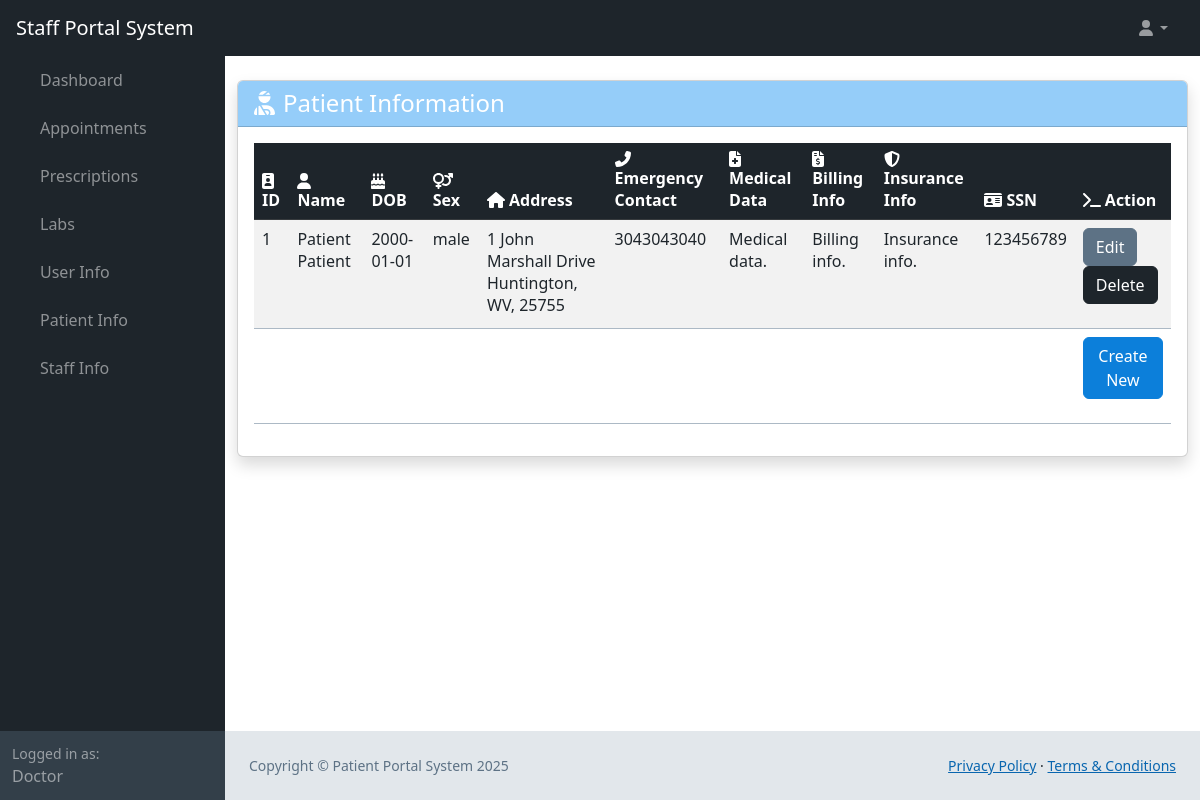
Screenshot of /web_root/patient-info.php (signed in) with the database file from the repository.
### tables this page shows
CREATE TABLE `user` (
  `user_id` bigint(20) NOT NULL AUTO_INCREMENT,
  `first_name` varchar(25) NOT NULL,
  `last_name` varchar(50) NOT NULL,
  `phone_number` bigint(20) NOT NULL,
  `email` varchar(50) NOT NULL,
  `username` varchar(25) NOT NULL,
  `password_hash` varchar(60) NOT NULL,
  `bio` mediumtext DEFAULT NULL,
  `profile_pic` longblob DEFAULT NULL,
  PRIMARY KEY (`user_id`)
);

CREATE TABLE `patient` (
  `patient_id` int(11) NOT NULL AUTO_INCREMENT,
  `date_of_birth` date ,
  `sex` varchar(45) DEFAULT NULL,
  `address` tinytext,
  `emergency_contact` varchar(45) DEFAULT NULL,
  `medical_data` varchar(45) DEFAULT NULL,
  `billing_info` varchar(45) DEFAULT NULL,
  `insurance_info` varchar(45) DEFAULT NULL,
  `ssn` int(11),
  `user_id` bigint(20) NOT NULL UNIQUE,
  PRIMARY KEY (`patient_id`),
  KEY `fk_patient_user_idx` (`user_id`),
  CONSTRAINT `fk_patient_user` FOREIGN KEY (`user_id`) REFERENCES `user` (`user_id`)
);

### web_root/patient-info.php (called while the page is built, shortened)
<?php
require 'generic.php';
$query = 'SELECT * FROM patient JOIN user ON user.user_id = patient.user_id';
$patients = queryAsArray($conn, $query);
?>
<?php
require 'landing-content.php';
?>

### web_root/generic.php (called while the page is built, shortened)
<?php
    require 'functions.php';
    $conn = OpenCon();
    $userData = getDatafromTable($conn, "user", ["username" => $_SESSION['username']])[0];
    $user_id = $userData['user_id'];
    $firstName = $userData['first_name'];
    if (sizeOf(getDatafromTable($conn, "staff", ["user_id" => $user_id])) > 0) {
        $mode = 'Staff';
    }
?>

### web_root/functions.php (called while the page is built, shortened)
<?php
function getDatafromTable(mysqli $conn, string $table, array $searchConditions, $booleanOperations = "AND", $query = "select * from "): int|array
{
    $type = gettype($booleanOperations);
    if ($type == "array") {
        if (sizeof($booleanOperations) > sizeof($searchConditions)) {
            printf("There should be more search conditions than boolean operations");
            return 100;
        }
        for ($i = 0; $i < sizeof($booleanOperations); $i++) {
            if (!in_array(strtoupper($booleanOperations[$i]), ["OR", "AND", "XOR"])) {
                printf("Error getting data: incorrect boolean operator in '$booleanOperations'");
                return 101;
            }
        }
        for ($i = 0; $i < sizeof($searchConditions); $i++) {
            if ($i < sizeof($booleanOperations)) {
                $operations[$i] = strtoupper($booleanOperations[$i]);
            } else {
                $operations[$i] = "AND";
            }
        }
    } else if (!($type == "string")) {
        printf("Error incorrect data type for '$booleanOperations'");
        return 103;
    } else {
        if (in_array(strtoupper($booleanOperations), ["OR", "AND", "XOR"])) {
            for ($i = 0; $i < sizeof($searchConditions); $i++) {
                $operations[$i] = strtoupper($booleanOperations);
            }
        }
    }
    $query .= $table;
    if (sizeof($searchConditions) > 0) {
        $query .= " WHERE ";
    }
    $i = 0;
    foreach ($searchConditions as $key => $value) {
        $query .= $key . " = " . '\'' . $value . '\'';
        $query .= ' ' . $operations[$i] . ' ';
        $i++;
    }
    $query = substr($query, 0, strlen($query) - (strlen($operations[sizeof($operations) - 1]) + 2)) . ';';
    $result = mysqli_query($conn, $query);
    $results = mysqli_fetch_all($result, MYSQLI_BOTH);
    return $results;
}
function queryAsArray($conn, $query): array
{
    return $conn->query($query)->fetch_all(MYSQLI_BOTH);
}
?>

### web_root/patient-info-content.php (the view, shortened to what this page needs)
<div class="container py-4 mw-100">
    <div class="card shadow">
        <div class="card-header bg-primary text-white">
            <h1 class="h4 mb-0"><i class="fas fa-user-injured me-2"></i>Patient Information</h1>
        </div>
        <div class="card-body">
            <?php if (empty($patients)): ?>
                <div class="alert alert-dark">
                    <i class="fas fa-info-circle me-2"></i>No patients at this time.
                </div>
            <?php else: ?>
                <div class="table-responsive">
                    <table class="table table-striped table-hover">
                        <thead class="table-dark">
                            <tr>
                                <th><i class="fas fa-id-badge me-1"></i>ID</th>
                                <th><i class="fas fa-user me-1"></i>Name</th>
                                <th><i class="fas fa-birthday-cake me-1"></i>DOB</th>
                                <th><i class="fas fa-venus-mars me-1"></i>Sex</th>
                                <th><i class="fas fa-home me-1"></i>Address</th>
                                <th><i class="fas fa-phone-alt me-1"></i>Emergency Contact</th>
                                <th><i class="fas fa-file-medical me-1"></i>Medical Data</th>
                                <th><i class="fas fa-file-invoice-dollar me-1"></i>Billing Info</th>
                                <th><i class="fas fa-shield-alt me-1"></i>Insurance Info</th>
                                <th><i class="fas fa-id-card me-1"></i>SSN</th>
                                <th><i class="fas fa-terminal me-1"></i>Action</th>
                            </tr>
                        </thead>
                        <tbody>
                            <?php foreach ($patients as $patient): ?>
                                <tr>
                                    <td><?= htmlspecialchars($patient['patient_id']) ?></td>
                                    <td><?= htmlspecialchars($patient['first_name'] . ' ' . $patient['last_name']) ?></td>
                                    <td><?= htmlspecialchars($patient['date_of_birth']) ?></td>
                                    <td><?= htmlspecialchars($patient['sex']) ?></td>
                                    <td><?= htmlspecialchars($patient['address']) ?></td>
                                    <td><?= htmlspecialchars($patient['emergency_contact']) ?></td>
                                    <td><?= htmlspecialchars($patient['medical_data']) ?></td>
                                    <td><?= htmlspecialchars($patient['billing_info']) ?></td>
                                    <td><?= htmlspecialchars($patient['insurance_info']) ?></td>
                                    <td><?= htmlspecialchars($patient['ssn']) ?></td>
                                    <td>
                                        <form method="POST">
                                            <button type="button" class="btn btn-secondary" data-bs-toggle="modal"
                                                data-bs-target="#editModal" name="edit-button"
                                                patient-id=<?= htmlspecialchars($patient['patient_id']) ?>
                                                dob="<?= htmlspecialchars($patient['date_of_birth']) ?>"
                                                sex="<?= htmlspecialchars($patient['sex']) ?>"
                                                address="<?= htmlspecialchars($patient['address']) ?>"
                                                emergency="<?= htmlspecialchars($patient['emergency_contact']) ?>"
                                                medical="<?= htmlspecialchars($patient['medical_data']) ?>"
                                                billing="<?= htmlspecialchars($patient['billing_info']) ?>"
                                                insurance="<?= htmlspecialchars($patient['insurance_info']) ?>"
                                                ssn="<?= htmlspecialchars($patient['ssn']) ?>"
                                                first="<?= htmlspecialchars($patient['first_name']) ?>"
                                                last="<?= htmlspecialchars($patient['last_name']) ?>">Edit</button>
                                            <button type="button" class="btn btn-dark" data-bs-toggle="modal"
                                                data-bs-target="#deleteModal" name='delete-button'
                                                patient-id=<?= htmlspecialchars($patient['patient_id']) ?>>Delete</button>
                                        </form>
                                    </td>
                                </tr>
                            <?php endforeach; ?>
                            <?php if ($mode != 'Patient'): ?>
                                <tr>
                                    <td></td>
                                    <td></td>
                                    <td></td>
                                    <td></td>
                                    <td></td>
                                    <td></td>
                                    <td></td>
                                    <td></td>
                                    <td></td>
                                    <td></td>
                                    <td>
                                        <form method="POST">
                                            <button type="button" class="btn btn-primary" data-bs-toggle="modal"
                                                data-bs-target="#createModal" name='create-button'>Create New</button>
                                        </form>
                                    </td>
                                </tr>
                            <?php endif; ?>
                        </tbody>
                    </table>
                <?php endif; ?>
            </div>
        </div>
    </div>
</div>

### web_root/landing-content.php (shortened to what this page needs)
<!DOCTYPE html>
<html lang="en">
<head>
    <link href="../css/styles.css" rel="stylesheet" />
    <link href="../css/calendar.css" rel="stylesheet" />
</head>
<body class="sb-nav-fixed">
    <nav class="sb-topnav navbar navbar-expand navbar-dark bg-dark">
        <a class="navbar-brand ps-3" href="landing.php"><?php echo $mode . " Portal System" ?></a>
        <ul class="navbar-nav ms-auto ms-md-0 me-3 me-lg-4">
            <li class="nav-item dropdown">
                <a class="nav-link dropdown-toggle" id="navbarDropdown" href="#" role="button" data-bs-toggle="dropdown"
                    aria-expanded="false"><i class="fas fa-user fa-fw"></i></a>
            </li>
        </ul>
    </nav>
    <div id="layoutSidenav">
        <div id="layoutSidenav_nav">
            <nav class="sb-sidenav accordion sb-sidenav-dark" id="sidenavAccordion">
                <div class="sb-sidenav-menu">
                    <div class="nav">
                        <div class="collapse show" id="collapseLayouts" aria-labelledby="headingOne"
                            data-bs-parent="#sidenavAccordion">
                            <nav class="sb-sidenav-menu-nested nav">
                                <a class="nav-link" href="landing.php">Dashboard</a>
                                <a class="nav-link" href="appointments.php">Appointments</a>
                                <a class="nav-link" href="prescriptions.php">Prescriptions</a>
                                <a class="nav-link" href="labs.php">Labs</a>
                                <?php if ($mode != 'Patient'): ?>
                                    <a class="nav-link" href="user-info.php">User Info</a>
                                    <a class="nav-link" href="patient-info.php">Patient Info</a>
                                <?php endif; ?>
                                <a class="nav-link" href="staff-info.php">Staff Info</a>
                            </nav>
                        </div>
                    </div>
                </div>
                <div class="sb-sidenav-footer">
                    <div class="small">Logged in as:</div>
                    <?php echo $firstName; ?>
                </div>
            </nav>
        </div>
        <div id="layoutSidenav_content">
            <?php require $content_url ?>
            <?php require 'footer.php' ?>
        </div>
    </div>
</body>

### css/calendar.css (style rules this page uses)
:root { --fc-event-bg-color: #48A8F5; --fc-event-border-color: #48A8F5; --fc-button-text-color: #fff; --fc-button-bg-color: #333F49; --fc-button-border-color: #333F49; --fc-button-hover-bg-color: #1E252B; --fc-button-hover-border-color: #1E252B; --fc-button-active-bg-color: #1E252B; --fc-button-active-border-color: #1E252B; --fc-highlight-color: #cfe8fc; --fc-today-bg-color: #EFF2F4; }

### rows the page displays
user: first_name "Doctor"
patient: patient_id "1", user.last_name "Patient Patient", date_of_birth "2000-01-01", sex "male", address "1 John Marshall Drive Huntington, WV, 25755", emergency_contact "3043043040", medical_data "Medical data.", billing_info "Billing info.", insurance_info "Insurance info.", ssn "123456789"

### other values shown
$mode "Staff"
